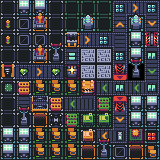

This game map was drawn from its Tiled (.tmx) file and the tilesets committed beside it. A one-line description and the full map source follow:
An orthogonal 10x10 tile map with 16x16 px tiles, 3 tile layers (Tile Layer 1, Tile Layer 2, Tile Layer 3).

<map version="1.5" tiledversion="1.7.0" orientation="orthogonal" renderorder="right-down" width="10" height="10" tilewidth="16" tileheight="16" infinite="0" nextlayerid="4" nextobjectid="1">
 <tileset firstgid="1" name="s4m_ur4i_factory-o-pixelart_tileset" tilewidth="16" tileheight="16" tilecount="110" columns="10">
  <image source="s4m_ur4i_factory-o-pixelart_tileset.png" width="160" height="176" />
 </tileset>
 <layer id="1" name="Tile Layer 1" width="10" height="10">
  <data encoding="csv">
2,35,35,2,4,4,4,46,47,48,
2,6,6,2,4,0,4,56,0,58,
2,6,6,2,25,47,47,48,35,36,
2,2,2,2,56,9,9,58,35,32,
24,47,47,47,40,9,9,100,0,32,
2,14,23,23,23,22,31,31,31,68,
2,66,107,14,31,68,90,98,35,35,
2,2,10,37,90,80,80,58,35,35,
35,35,23,23,23,13,67,68,29,5,
35,35,23,23,23,10,5,6,10,5
</data>
 </layer>
 <layer id="2" name="Tile Layer 2" width="10" height="10">
  <data encoding="csv">
0,0,16,0,0,18,0,0,18,0,
0,0,26,0,0,28,0,0,28,0,
0,0,16,77,0,0,0,0,0,0,
0,0,26,87,0,0,0,0,77,0,
0,0,0,0,0,0,0,0,87,0,
0,0,0,0,0,0,0,0,0,0,
0,77,0,0,0,0,0,0,0,0,
0,87,0,0,0,0,0,0,0,0,
0,0,0,0,0,0,77,0,0,0,
0,0,0,0,0,0,87,0,0,0
</data>
 </layer>
 <layer id="3" name="Tile Layer 3" width="10" height="10">
  <data encoding="csv">
0,0,0,0,0,0,0,61,0,61,
51,0,0,0,0,0,0,0,0,0,
51,0,0,0,0,0,61,0,0,0,
0,0,0,0,81,0,0,61,0,91,
0,73,0,73,0,0,0,0,0,0,
55,0,0,0,0,0,0,91,0,91,
0,0,0,0,0,0,0,0,0,0,
0,0,0,0,0,0,0,0,0,0,
0,0,0,0,0,0,0,53,0,65,
0,0,0,0,0,0,0,0,0,101
</data>
 </layer>
</map>